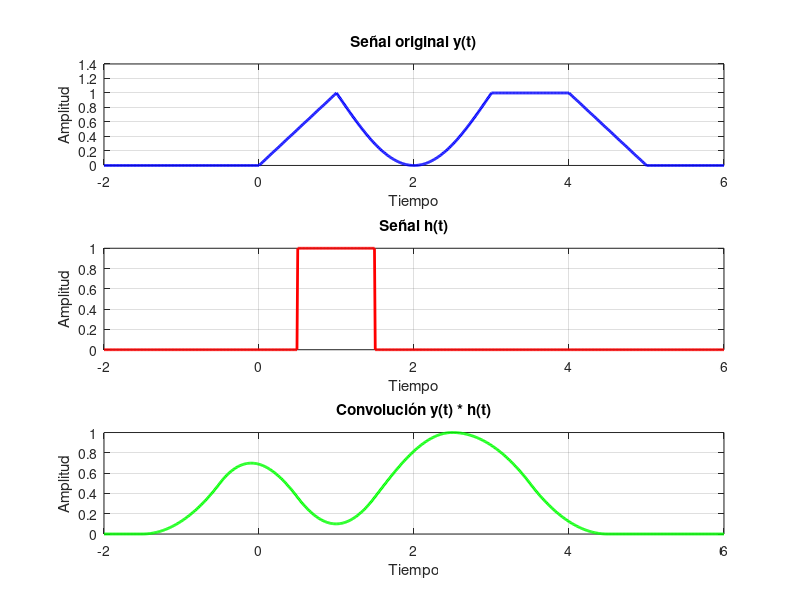

Here is the MATLAB script that generated this plot:
clc; clear;

% Tu señal original
u = @(t) (t >= 0);
t = -2:0.01:6;
y = t.*(u(t)-u(t-1)) + 1.*(sin(pi/2*t+pi/2)+1).*(u(t-1)-u(t-3)) + 1.*(u(t-3)-u(t-4)) + (-t+5).*(u(t-4)-u(t-5));

% Definir una segunda señal (ejemplo: pulso rectangular)
h = (u(t-0.5) - u(t-1.5)); % Pulso de 1 segundo de duración

% Convolución
convolucion = conv(y, h, 'same') * 0.01; % Factor de escala por el dt

% Visualización
figure;
subplot(3,1,1);
plot(t, y, 'b', 'linewidth', 2);
title('Señal original y(t)');
xlabel('Tiempo');
ylabel('Amplitud');
grid on;

subplot(3,1,2);
plot(t, h, 'r', 'linewidth', 2);
title('Señal h(t)');
xlabel('Tiempo');
ylabel('Amplitud');
grid on;

subplot(3,1,3);
plot(t, convolucion, 'g', 'linewidth', 2);
title('Convolución y(t) * h(t)');
xlabel('Tiempo');
ylabel('Amplitud');
grid on;
